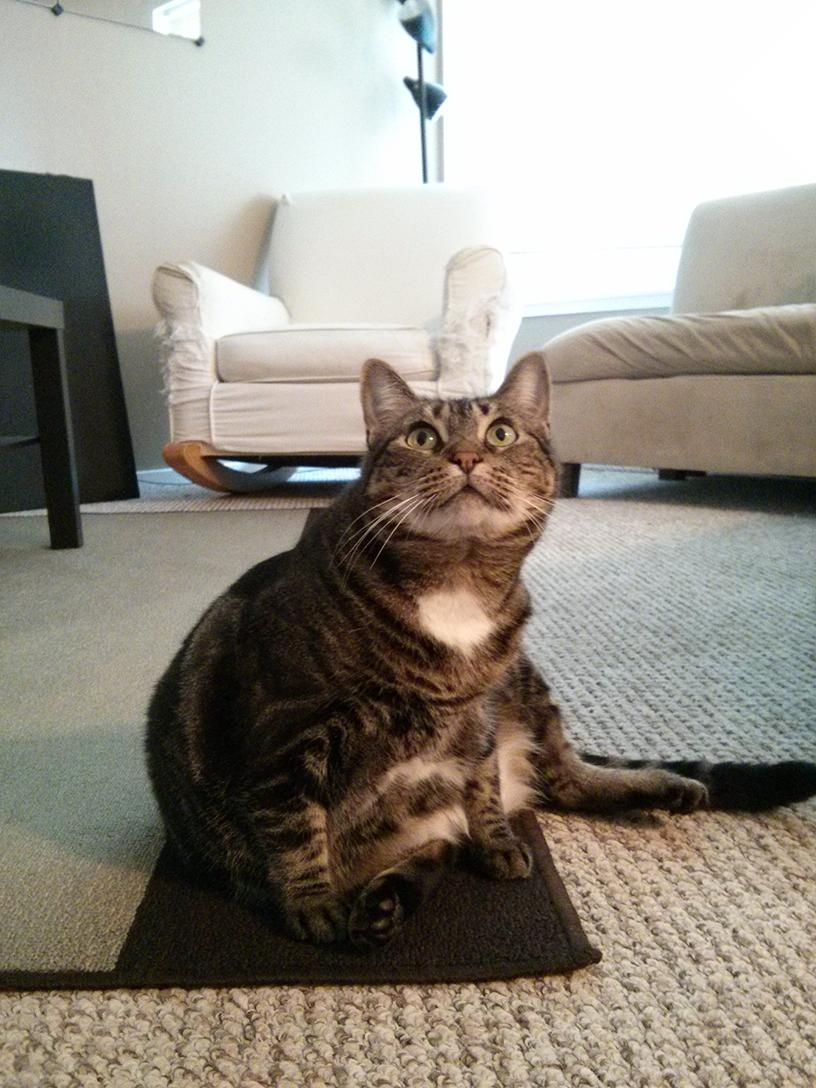
#> input picture 19_opencv/zophie.jpg, 816 x 1088 px
$ python cv08.py
#> lines starting #> are read from the running program, lines starting #| are printed output that depends on the picture
import cv2
import numpy as np

#画像を読み込む
img = cv2.imread("zophie.jpg")
#> img is the input picture: shape (1088, 816, 3); mean B, G, R 131.1, 141, 147
#ビットを反転する
inv = cv2.bitwise_not(img)
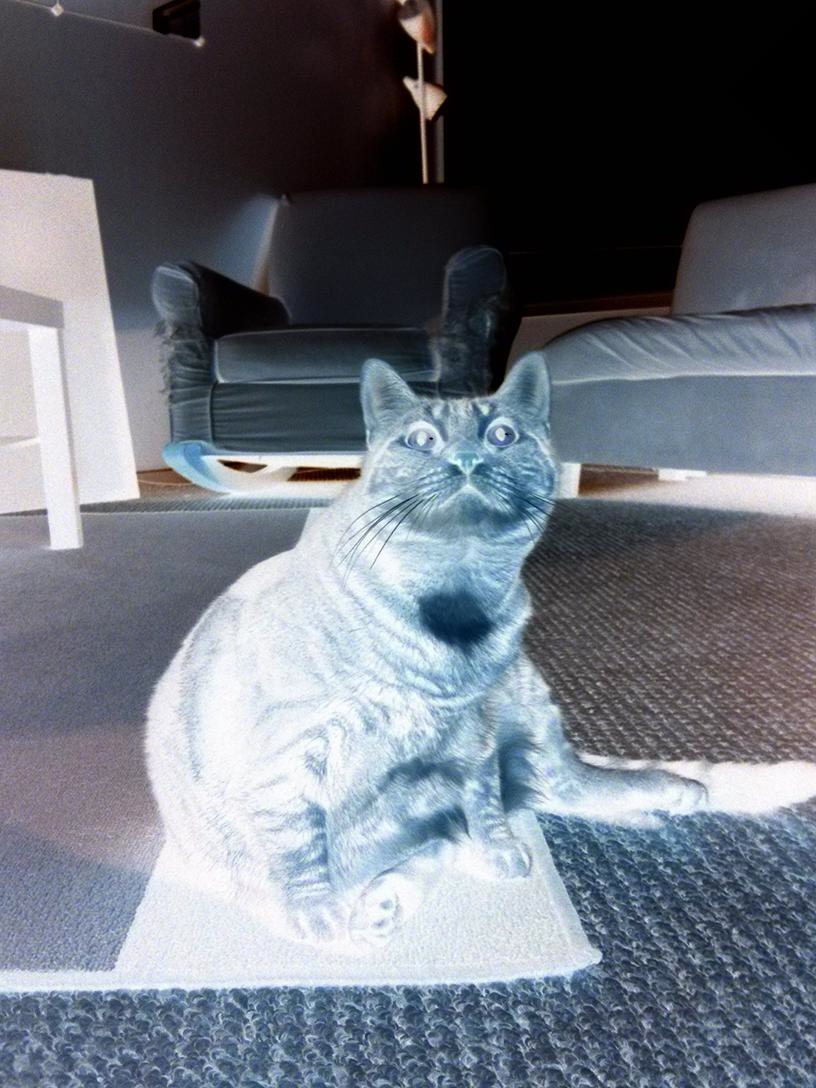
#> inv: shape (1088, 816, 3); mean B, G, R 123.9, 114, 108

#画像を保存する
cv2.imwrite("img/inv.jpg",inv)
